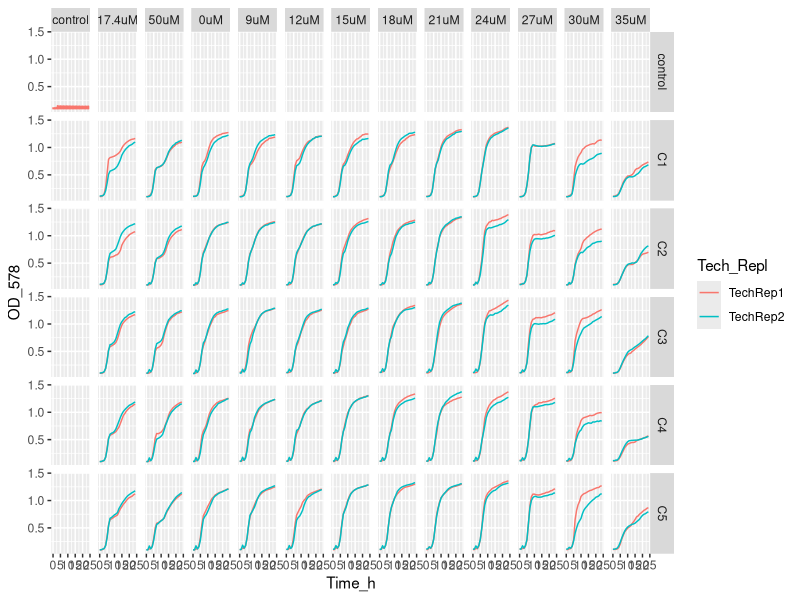
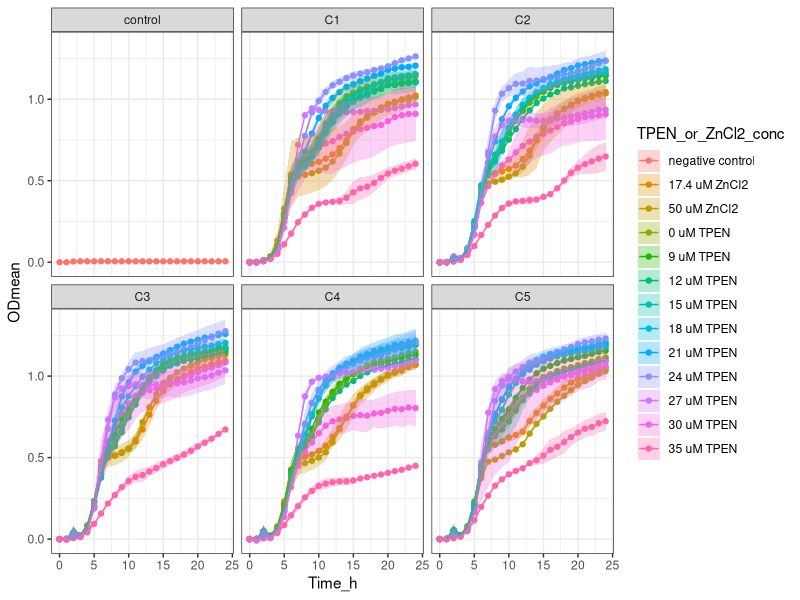

The R script that drew these images, in order:
setwd("~/ITQB/Plate readings/Exp32_2plates_17042024")

library(tidyverse)

library(readxl)
Exp32 <- Exp32_2plates_17042024 <- read_excel("Exp32_2plates_17042024_final_final.xlsx")
View(Exp32) 

Exp32_v1 <- Exp32 %>%
  pivot_longer(names_to = "Condition", values_to = "OD_578", cols = -Time_h)
Exp32_v1
View(Exp32_v1)


Exp32_v2 <- separate(Exp32_v1, Condition, 
                     c("Community",
                       "Transfer_medium",
                       "Zn_condition", 
                       "Tech_Repl",
                       "Biol_Repl",
                       "TPEN_or_ZnCl2_conc",
                       "Well_number"), 
                     sep = "_", remove = FALSE,
                     convert = FALSE)
View(Exp32_v2)

Exp32_v2$OD_578 <- as.numeric (Exp32_v2$OD_578) #Because OD_578 values are character

Exp32_v2$TPEN_or_ZnCl2_conc <- factor(Exp32_v2$TPEN_or_ZnCl2_conc, levels = c("nodrug",
                                                                              "1.74",
                                                                              "10",
                                                                              "0",
                                                                              "1.8",
                                                                              "2.4",
                                                                              "3.0",
                                                                              "3.6",
                                                                              "4.2",
                                                                              "4.8",
                                                                              "5.4",
                                                                              "6.0",
                                                                              "7.0"))

Exp32_v2 <- Exp32_v2 %>% mutate(TPEN_or_ZnCl2_conc = recode (TPEN_or_ZnCl2_conc,
                                                    "nodrug" = "control",
                                                    "1.74" = "17.4uM",
                                                    "10" = "50uM",
                                                    "0" = "0uM",
                                                    "1.8" = "9uM",
                                                    "2.4" = "12uM",
                                                    "3.0" = "15uM",
                                                    "3.6" = "18uM",
                                                    "4.2" = "21uM",
                                                    "4.8" = "24uM",
                                                    "5.4" = "27uM",
                                                    "6.0" = "30uM",
                                                    "7.0" = "35uM"))

Exp32_v2$Community <- factor(Exp32_v2$Community, levels = c("control",
                                                            "C1",
                                                            "C2",
                                                            "C3",
                                                            "C4",
                                                            "C5"))

Exp32_v2 %>%
  ggplot(aes(x= Time_h, y=OD_578, color = Tech_Repl)) +
  geom_line() +
  facet_grid (Community ~ TPEN_or_ZnCl2_conc)


Exp32_v3<- Exp32_v2 %>% group_by(Community, Transfer_medium, Zn_condition, Tech_Repl, Biol_Repl, Well_number) %>%
  mutate(blank = Time_h ==0)

View(Exp32_v3)

Exp32_v4 <- Exp32_v3 %>%
  group_by(Community, Transfer_medium, Zn_condition, Tech_Repl, Biol_Repl, Well_number) %>%
  mutate(OD = OD_578 - OD_578[blank]) %>%
  ungroup()


View(Exp32_v4)

#Obtain the mean and sd
Exp32_v5 <- Exp32_v4 %>% group_by(Time_h, Community, TPEN_or_ZnCl2_conc, Zn_condition) %>%
  summarise(ODmean = mean(OD), sdOD = sd(OD), n())

Exp32_v5$Community <- factor(Exp32_v5$Community, levels = c("control",
                                                            "C1",
                                                            "C2",
                                                            "C3",
                                                            "C4",
                                                            "C5"))


Exp32_v5 <- Exp32_v5 %>% mutate(TPEN_or_ZnCl2_conc =  recode (TPEN_or_ZnCl2_conc,
                                                              "control" = "negative control",
                                                              "17.4uM" = "17.4 uM ZnCl2",
                                                              "50uM" = "50 uM ZnCl2",
                                                              "0uM" = "0 uM TPEN",
                                                              "9uM" = "9 uM TPEN",
                                                              "12uM" = "12 uM TPEN",
                                                              "15uM" = "15 uM TPEN",
                                                              "18uM" = "18 uM TPEN",
                                                              "21uM" = "21 uM TPEN",
                                                              "24uM" = "24 uM TPEN",
                                                              "27uM" = "27 uM TPEN",
                                                              "30uM" = "30 uM TPEN",
                                                              "35uM" = "35 uM TPEN"))




Exp32_v5  %>% ggplot(aes(x = Time_h,
                         y = ODmean,
                         color = TPEN_or_ZnCl2_conc,
                         fill = TPEN_or_ZnCl2_conc
)) +
  geom_point() +
  geom_line() +
  geom_ribbon(aes(ymin=ODmean-sdOD, ymax=ODmean+sdOD),
              alpha = 0.3, colour = NA) +
  facet_wrap (Community ~ .) +
  theme_bw()
